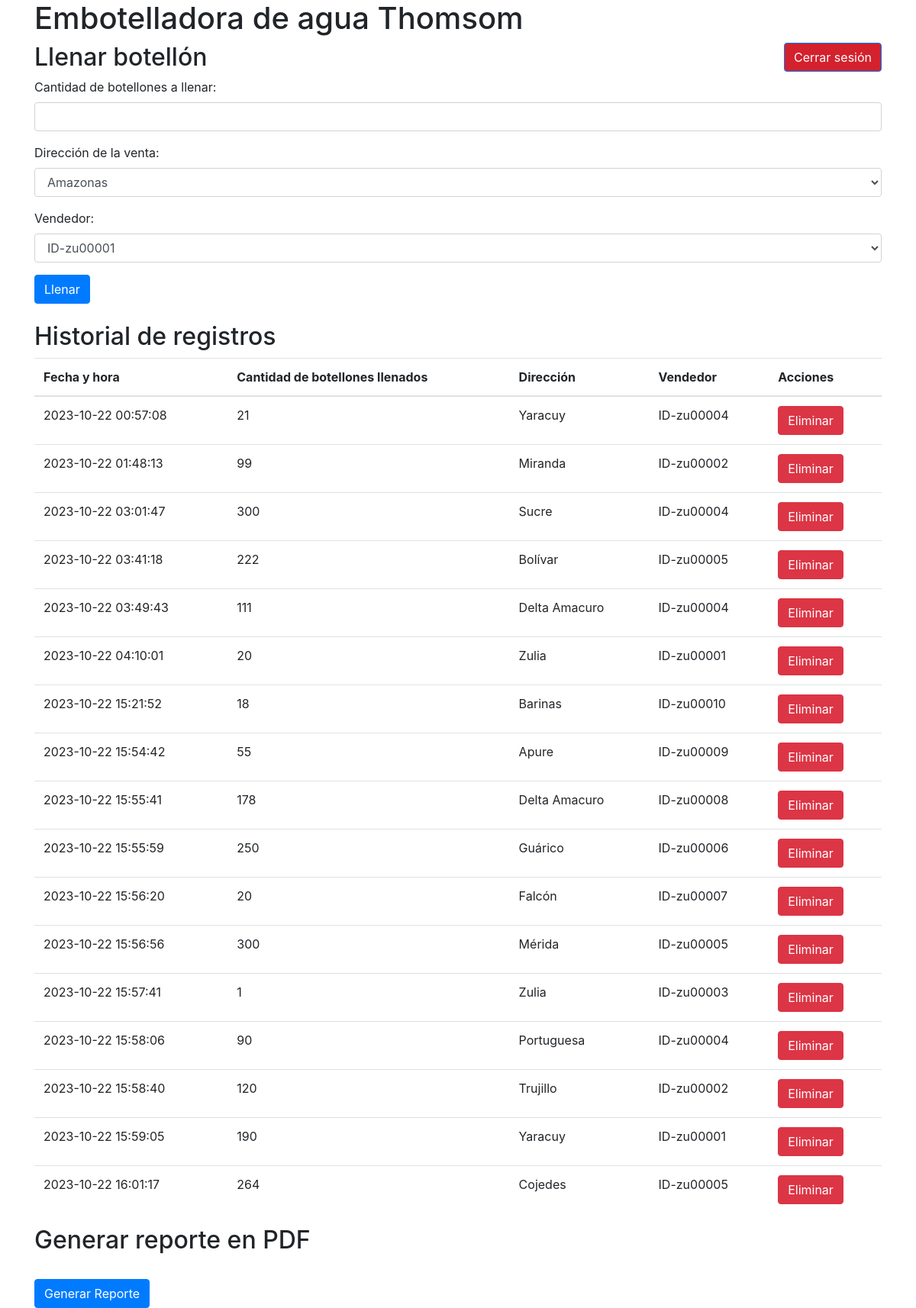
The page / on the database its author committed.
### tables this page shows
CREATE TABLE `registros` (
  `id` int(11) NOT NULL,
  `fecha_hora` timestamp NOT NULL DEFAULT current_timestamp(),
  `cantidad` int(11) DEFAULT NULL,
  `direccion` varchar(50) NOT NULL,
  `vendedor` varchar(25) NOT NULL
);

### index.php (the view, shortened to what this page needs)
<?php
$conexion = mysqli_connect("localhost", "root", "", "embotelladora");
$query = "SELECT * FROM registros";
$resultado = mysqli_query($conexion, $query);
?>
<!DOCTYPE html>
<html>
<head>
    <link rel="stylesheet" href="https://stackpath.bootstrapcdn.com/bootstrap/4.5.2/css/bootstrap.min.css">
</head>
<body>
    <div class="container">
        <h1>Embotelladora de agua Thomsom</h1>
        <a href="iniciar_sesion.php" class="btn btn-primary float-right" style="background-color:#D3212D;">Cerrar sesión</a>
        <h2>Llenar botellón</h2>
        <form action="guardar_datos.php" method="POST">
            <div class="form-group">
                <label for= "cantidad" >Cantidad de botellones a llenar:</label>
                <input type="number" name= "cantidad" id= "cantidad" min=1 max=300 class="form-control" required>
            </div>
            <div class="form-group">
                <label for= "direccion">Dirección de la venta:</label>
                <select name= "direccion" id= "direccion" class="form-control" required>
                    <option value="Amazonas">Amazonas</option>
                </select>
            </div>
            <div class="form-group">
                <label for= "vendedor">Vendedor:</label>
                <select name= "vendedor" id= "vendedor" class="form-control" required>
                <option value="ID-zu00001">ID-zu00001</option>
                </select>
            </div>
            <button type="submit" class="btn btn-primary">Llenar</button>
        </form>
        <br>
        <h2>Historial de registros</h2>
        <table class="table">
            <thead>
                <tr>
                    <th>Fecha y hora</th>
                    <th>Cantidad de botellones llenados</th>
                    <th>Dirección</th>
                    <th>Vendedor</th>
                    <th>Acciones</th>
                </tr>
            </thead>
            <tbody>
                <?php
                while ($fila = mysqli_fetch_assoc($resultado)) {
                    echo "<tr>";
                    echo "<td>" . $fila['fecha_hora'] . "</td>";
                    echo "<td>" . $fila['cantidad'] . "</td>";
                    echo "<td>" . $fila['direccion'] . "</td>";
                    echo "<td>" . $fila['vendedor'] . "</td>";
                    echo "<td><a href='eliminar_registro.php?id=" . $fila['id'] . "' class='btn btn-danger'>Eliminar</a></td>";
                    echo "</tr>";
                }
                ?>
            </tbody>
        </table>
        <h2>Generar reporte en PDF</h2>
            <br>
            <button type="button" onclick="window.open('generar_reporte.php')" class="btn btn-primary">Generar Reporte</button>
    </div>
</body>
</html>

### rows shown on the page
registros: fecha_hora "2023-10-22 00:57:08", cantidad "21", direccion "Yaracuy", vendedor "ID-zu00004"
registros: fecha_hora "2023-10-22 01:48:13", cantidad "99", direccion "Miranda", vendedor "ID-zu00002"
registros: fecha_hora "2023-10-22 03:01:47", cantidad "300", direccion "Sucre", vendedor "ID-zu00004"
registros: fecha_hora "2023-10-22 03:41:18", cantidad "222", direccion "Bolívar", vendedor "ID-zu00005"
registros: fecha_hora "2023-10-22 03:49:43", cantidad "111", direccion "Delta Amacuro", vendedor "ID-zu00004"
registros: fecha_hora "2023-10-22 04:10:01", cantidad "20", direccion "Zulia", vendedor "ID-zu00001"
registros: fecha_hora "2023-10-22 15:21:52", cantidad "18", direccion "Barinas", vendedor "ID-zu00010"
registros: fecha_hora "2023-10-22 15:54:42", cantidad "55", direccion "Apure", vendedor "ID-zu00009"
registros: fecha_hora "2023-10-22 15:55:41", cantidad "178", direccion "Delta Amacuro", vendedor "ID-zu00008"
registros: fecha_hora "2023-10-22 15:55:59", cantidad "250", direccion "Guárico", vendedor "ID-zu00006"
registros: fecha_hora "2023-10-22 15:56:20", cantidad "20", direccion "Falcón", vendedor "ID-zu00007"
registros: fecha_hora "2023-10-22 15:56:56", cantidad "300", direccion "Mérida", vendedor "ID-zu00005"
registros: fecha_hora "2023-10-22 15:57:41", cantidad "1", direccion "Zulia", vendedor "ID-zu00003"
registros: fecha_hora "2023-10-22 15:58:06", cantidad "90", direccion "Portuguesa", vendedor "ID-zu00004"
registros: fecha_hora "2023-10-22 15:58:40", cantidad "120", direccion "Trujillo", vendedor "ID-zu00002"
registros: fecha_hora "2023-10-22 15:59:05", cantidad "190", direccion "Yaracuy", vendedor "ID-zu00001"
registros: fecha_hora "2023-10-22 16:01:17", cantidad "264", direccion "Cojedes", vendedor "ID-zu00005"
